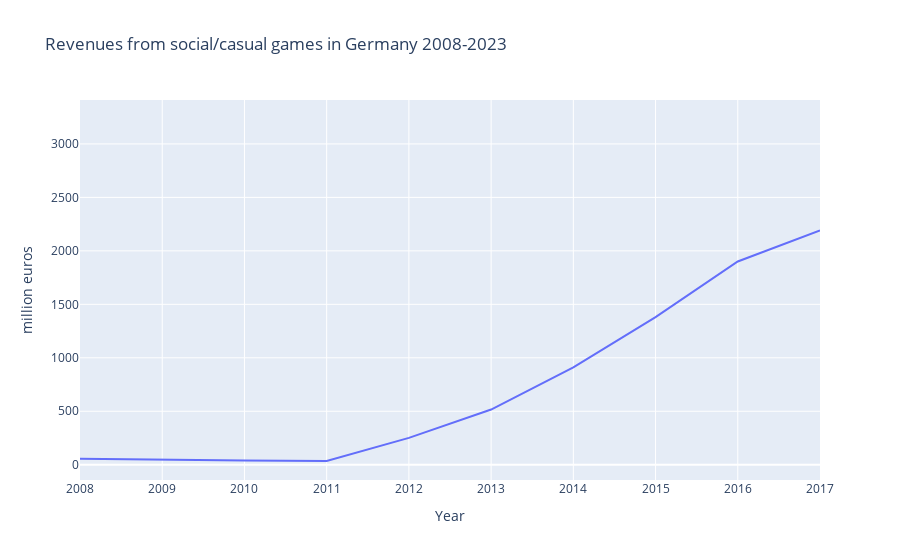

Source (notebook cell):
### Code cell
fig = go.Figure(data=go.Scatter(x=box['Year'],
                                y=box['Revenue in million Euros'],
                                mode='lines')) # hover text goes here
fig.update_layout(title='Revenues from social/casual games in Germany 2008-2023',xaxis_title="Year",yaxis_title='million euros')
fig.show()

### Figure 1 — Plotly figure (JSON) as saved in the notebook; plotly's stock layout.template omitted (floating-point values rounded to 4 significant figures)
{"data": [{"mode": "lines", "type": "scatter", "x": [null, "Revenues from social/casual games in Germany 2008-2023", "Revenues in the social/casual game segment in Germany from 2008 to 2023* (in million euros)", "2008", "2009", "2010", "2011", "2012", "2013", "2014", "2015", "2016", "2017", "2018*", "2019*", "2020*", "2021*", "2022*", "2033*"], "y": [null, null, null, 56, 45, 40, 35, 251, 516, 910, 1381, 1901, 2190, 2409, 2602, 2776, 2936, 3082, 3233]}], "layout": {"title": {"text": "Revenues from social/casual games in Germany 2008-2023"}, "xaxis": {"title": {"text": "Year"}}, "yaxis": {"title": {"text": "million euros"}}}}
